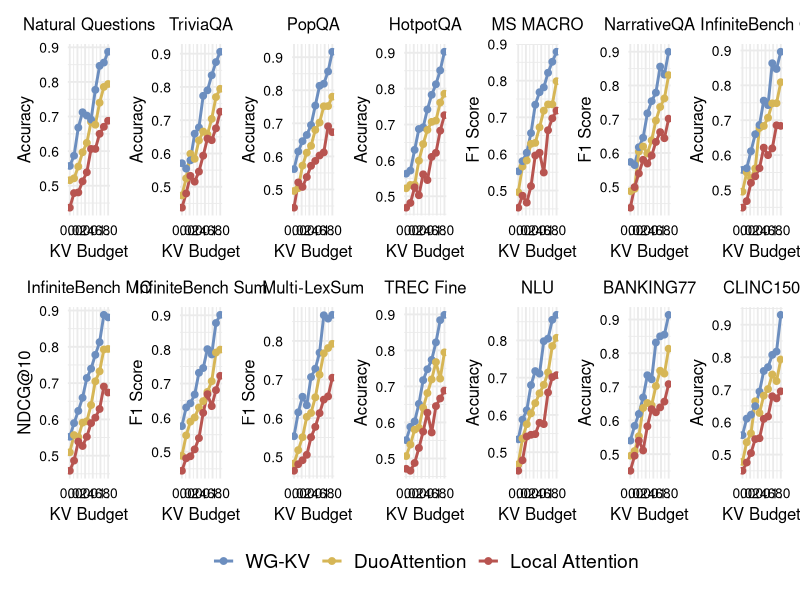

The R source for this figure:
library(tidyverse)
library(patchwork)

set.seed(42)

kv_ratios <- seq(0.0, 1.0, length.out = 10)
methods <- c("WG-KV", "DuoAttention", "Local Attention")
y_labels <- c(
  "Accuracy", "Accuracy", "Accuracy", "Accuracy", "F1 Score", "F1 Score", "Accuracy",
  "NDCG@10", "F1 Score", "F1 Score", "Accuracy", "Accuracy", "Accuracy", "Accuracy"
)
panel_titles <- list(
  "Natural Questions", "TriviaQA", "PopQA", "HotpotQA",
  "MS MACRO",
  "NarrativeQA", "InfiniteBench QA", "InfiniteBench MC",
  "InfiniteBench Sum", "Multi-LexSum",
  "TREC Fine", "NLU", "BANKING77", "CLINC150"
)

plot_data <- tibble(panel_id = seq_along(y_labels), y_label = y_labels) %>%
  crossing(kv_ratio = kv_ratios, method = methods) %>%
  mutate(
    method = fct_relevel(method, "WG-KV", "DuoAttention", "Local Attention"),
    score = case_when(
      method == "WG-KV" ~ 0.55 + 0.35 * kv_ratio + rnorm(n(), sd = 0.02),
      method == "DuoAttention" ~ 0.50 + 0.30 * kv_ratio + rnorm(n(), sd = 0.02),
      TRUE ~ 0.45 + 0.25 * kv_ratio + rnorm(n(), sd = 0.02)
    ),
    score = pmin(pmax(score, 0), 1)
  )

line_colours <- c(
  "WG-KV" = "#6C8EBF",
  "DuoAttention" = "#D6B656",
  "Local Attention" = "#B85450"
)

plot_list <- map(seq_along(y_labels), \(id) {
  panel_label <- panel_titles[[id]]
  y_label <- y_labels[[id]]

  plot_data %>%
    filter(panel_id == id) %>%
    ggplot(aes(x = kv_ratio, y = score, colour = method)) +
    geom_line(linewidth = 1) +
    geom_point(size = 2) +
    scale_colour_manual(values = line_colours) +
    scale_x_continuous(
      limits = c(0, 1),
      breaks = seq(0, 1, by = 0.2)
    ) +
    labs(
      x = "KV Budget",
      y = y_label,
      title = panel_label
    ) +
    theme_minimal(base_size = 14) +
    theme(
      plot.title = element_text(size = 12, hjust = 0.5),
      axis.text.x = element_text(size = 10, colour = "black"),
      axis.text.y = element_text(size = 10, colour = "black"),
      axis.title.x = element_text(size = 12),
      axis.title.y = element_text(size = 12),
      legend.title = element_blank(),
      legend.text = element_text(size = 14)
    )
})

fig <- wrap_plots(plot_list, ncol = 7, guides = "collect") &
  theme(legend.position = "bottom")

ggsave("benchmark.pdf", fig, width = 14.0, height = 4.5, units = "in")
